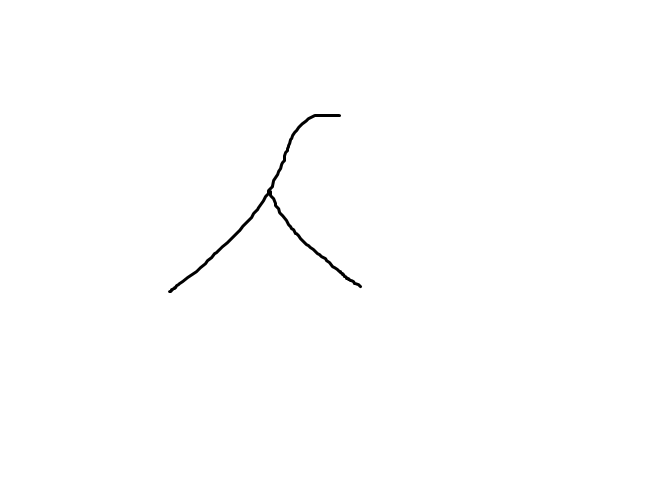
#> input picture Unit Tests/lambda.png, 665 x 484 px
$ python canny_test.py   (older library calls are emulated)
#> lines starting #> are read from the running program, lines starting #| are printed output that depends on the picture; after the words box and inside, x2 and y2 are one past the last pixel; in counts of white or black regions, pixels touching at a corner belong together
#> further down, im1 is the input picture: shape (484, 665, 3); min 0, max 255, mean 254
### utility.py
import cv2
import matplotlib as plt
import numpy as np
import random as rand
from skimage import morphology


def auto_canny(image, sigma=0.33):
    # compute the median of the single channel pixel intensities
#> called with sigma = 1
    v = np.median(image)
#> v = 255

    # apply automatic Canny edge detection using the computed median
    lower = int(max(0, (1.0 - sigma) * v))
#> lower = 0
    upper = int(min(255, (1.0 + sigma) * v))
#> upper = 255
    edged = cv2.Canny(image, lower, upper)
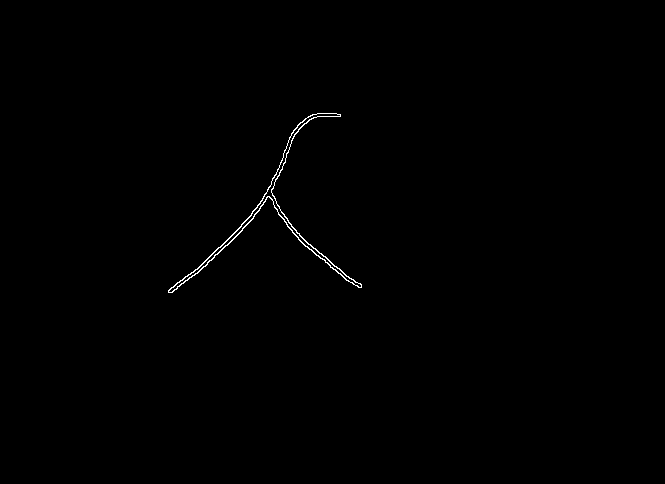
#> edged: shape (484, 665); 0.32% white in thin lines or dots, all inside (x1, y1, x2, y2) = (168, 113, 362, 293)

    # return the edged image
    return edged


def create_img(mat):
    blank_image = np.zeros((mat.shape[0], mat.shape[1], 3), np.uint8)
    # print(blank_image.shape)
    mask = np.array(mat * 255, dtype=np.uint8)
    masked = np.ma.masked_where(mask <= 0, mask)

    # [6 lines of commented-out code are left out]

    return mask


# Contrast Limited Adaptive Histogram Equalization
# Improves the contrast of our image.
# [16 lines left out: functions clahe, normalize_depth, not called in this run]


def morpho(img):
    # kernel for dilation
    kernel = np.ones((7, 7), np.uint8)
    dilation = cv2.dilate(img, kernel, iterations=1)
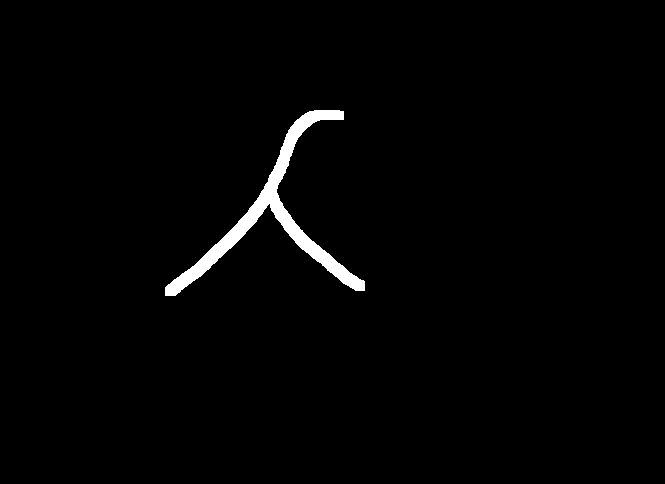
#> dilation: shape (484, 665); 1.6% white; 1 white region, box (x1, y1, x2, y2) and area: (165, 110, 365, 296) 5002
    skel = morphology.skeletonize(dilation > 0)
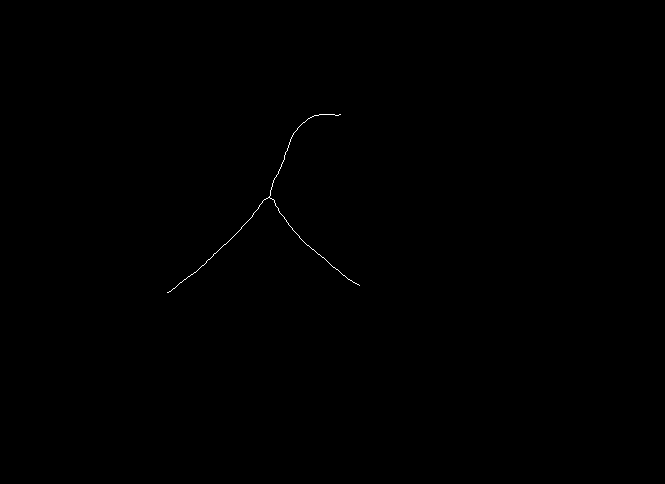
#> skel: shape (484, 665) bool; 0.1% white in thin lines or dots, all inside (x1, y1, x2, y2) = (167, 114, 360, 293)

    return skel


# [135 lines left out: functions curve_discont, depth_discont, edge_detect, mask_contours, find_contours, not called in this run]


def draw_contours(im, contours):
    height = im.shape[0]
    width = im.shape[1]
    overlay = np.zeros((height, width, 3), np.uint8)
    output = np.zeros((height, width, 3), np.uint8)
    alpha = 0.5

    # cv2.putText(overlay, "ROI Poly: alpha={}".format(alpha), (10, 30),
    #             cv2.FONT_HERSHEY_SIMPLEX, 1.0, (0, 0, 255), 3)

    for i in range(len(contours)):
        color = (rand.randint(0, 255), rand.randint(0, 255), rand.randint(0, 255))
        cv2.drawContours(im, contours, i, color, 1, 8)
        # cv2.imshow("contours", im)
        # cv2.waitKey(0)
        # cv2.destroyAllWindows()
    # cv2.addWeighted(overlay, alpha, output, 1 - alpha,
    #                 0, output)
    cv2.imshow("contours", im)
    cv2.waitKey(0)
    # cv2.destroyAllWindows()


# XORs contours so new contours are preserved while maintaining the initial contours.
# def fix_contours(contours):
#
#     for i in range(len(contours)):


# Squeezes the array and swaps the columns to match Numpy's col, row ordering
# [198 lines left out: functions sqz_contours, showimg, roipoly, get_orientation, get_direction_py, get_ordering and 6 more, not called in this run]


def swap_cols(arr, frm, to):
    arr[:,[frm, to]] = arr[:,[to, frm]]


# [5 lines left out: function squeeze_ndarr, not called in this run]

### lineseg.py
# -------------------------------------------------------------------------------
# Name:        lineseg
# Purpose:     Forms straight line segments
#              from an edge list.
# -------------------------------------------------------------------------------
#
# Usage:    seglist = lineseg(edgelist, tol)
#
# Arguments:
#           edgelist - List of arrays of edgelists where each edgelist
#                      is an Nx2 array of (row, col) coordinates.
#           tol      - Maximum deviation from straight line before a
#                      segment is broken in two (measured in pixels).
#
# Returns:
#           seglist  - A list of arrays where each seglist is a subsampling of
#                      its corresponding edgelist such that straight line
#                      segments points do not deviate from the original points by
#                      more than tol.
#
# See also: MAXLINEDEV
#
# Author: Jordan Zhu
#
# May 2016 - Original version.
# July 2016 - Reshapes the input array for better processing.

import numpy as np
from maxlinedev import maxlinedev
import util as util

def lineseg(edgelist, tol):
    num_contours = edgelist.shape[0]

    # reshape array -
    temp = []
    for i in range(num_contours):
        arr = np.squeeze(edgelist[i])
        temp.append(arr)


    seglist = []

    for i in range(num_contours):
        num_edges = edgelist[i].shape[0]

        # Fill in the x and y coordinate matrices.
        x = np.empty(num_edges)
        y = np.empty(num_edges)
        np.copyto(x, temp[i][:, 0])
        np.copyto(y, temp[i][:, 1])

        # Beginning and endpoints in edge segment being considered.
        first = 0
        last = num_edges - 1

        # We can add the first point right away since
        # it's going to be the beginning of any created edge segment.
        list = np.array([[x[first], y[first]]], dtype=np.int32)
        num_pts = 1

        while first < last:
            # Find the size and index of maximum deviation.
            (maxdev, index) = maxlinedev(x[first:last], y[first:last])

            while maxdev > tol:
                # Shorten the line to point of max deviation.
                last = first + index
                # Double check
                (maxdev, index) = maxlinedev(x[first:last], y[first:last])
            # end - while

            num_pts += 1
            list = np.concatenate((list, np.array([[x[last], y[last]]], dtype=np.int32)))

            first = last
            last = num_edges - 1
        # end-while

        # Add the edge segment lists to a seglist container.
        # list = np.asarray(list, dtype=np.int32)
        seglist.append(list)
    # end-for
    seglist = np.array(seglist)

    # ADVANCED SLICING
    for i in range(seglist.shape[0]):
        util.swap_cols(seglist[i], 0, 1)

    return seglist
# end-lineseg


#
# Algorithm:
#   Create line segments, given an list of pixel arrays
#   and a tolerance for how close the line segment should be to the edgels.
#
#   Run it for every set of edges in the list.
#   Create an output array to store the created line segments.
#
#   For every edge, assign x = first index, y = second index
#   First = 0, start of the edge array; last = length
#
#   Count the number of points
#   Add the first point to the seg list, since this is guaranteed
#   to be in the edge segment.
#
#   Loop while there are still segments to check.
#   Check every point in this iterations edge array and find point of max deviation.
#   If this point is higher than the tolerance,
#       break the line at this point.
#       Check the remaining points.
#
#   Increment the points counter.
#   Add the current last point to the seg list.
#
#   Make the current last point the new first point
#   And make the last point the length of the edge array.
#

### maxlinedev.py
# MAXLINEDEV - Finds max deviation from a line in an edge contour.
#
# Function finds the point of maximum deviation from a line joining the
# endpoints of an edge contour.
#
# Usage: maxlinedev(x, y)
#
#
# Arguments:
#          x, y   - lists of x,y  (row, col) indicies of connected pixels
#                   on the contour.
# Returns:
#          maxdev = Maximum deviation of contour point from the line
#                     joining the end points of the contour (pixels).
#
# May 2016 - Original version


import math
import numpy as np


def maxlinedev(x, y):
    # Number of points is the size of the input array.
    num_pts = len(x)

    # Check whether array has enough points to form a contour.
    if num_pts == 1:
        # print "error: contour of length 1."
        maxdev = 0
        index_max = 1
        dist_contour = 1
        return maxdev, index_max
    elif num_pts == 0:
        print("error: contour of length 0.")
        return

    # Bounds of the array.
    num_pts -= 1

    # Find the endpoint distance using the distance formula.
    endpt_dist = math.sqrt(np.power(x[0] - x[num_pts], 2) + np.power(y[0] - y[num_pts], 2))

    # If there's a meaningful distance we can proceed.
    eps = np.finfo(float).eps
    if endpt_dist > eps:
        # Eqn of line joining end pts (x1 y1) and (x2 y2) can be parameterised by
        #
        #    x*(y1-y2) + y*(x2-x1) + y2*x1 - y1*x2 = 0
        #
        # (See Jain, Rangachar and Schunck, "Machine Vision", McGraw-Hill
        # 1996. pp 194-196)

        # Compute the parameters.
        y1my2 = y[0] - y[num_pts]
        x2mx1 = x[num_pts] - x[0]
        contour = y[num_pts] * x[0] - y[0] * x[num_pts]

        dist_contour = abs(x * y1my2 + y * x2mx1 + contour) / endpt_dist
    else:
        # Endpoint distances are coincident (they're the same point),
        # so calculate distances from first point.
        dist_contour = np.sqrt(np.power(x - x[0], 2) + np.power(y - y[0], 2))

    # Set endpoint distance to 1 so that normalized error can be used. ???
    endpt_dist = 1

    # Find which index the maxdev occurs so that the line can be stopped there.
    index_max = np.argmax(dist_contour)
    maxdev = np.amax(dist_contour)

    # Return a tuple/list.
    # Unpack it by doing: maxdev, index = foo()
    return (maxdev, index_max)

### util.py
import cv2 as cv2
import numpy as np
import random as rand
from skimage import morphology
import copy
from mpl_toolkits.mplot3d import Axes3D
import matplotlib.pyplot as plt
import copy


# [59 lines left out: functions auto_canny, normalize_depth, morpho, find_contours, clahe, not called in this run]


def swap_cols(arr, frm, to):
    arr[:,[frm, to]] = arr[:,[to, frm]]


# [155 lines left out: functions squeeze_ndarr, sqz_contours, draw_contours, swap_indices, create_img, depth_to_PC and 4 more, not called in this run]

### Unit Tests/canny_test.py
from utility import *
from lineseg import lineseg
from drawedgelist import drawedgelist


# [13 lines of commented-out code are left out]


if __name__ == '__main__':
    im1 = cv2.imread('lambda.png')
    gray1 = cv2.cvtColor(im1, cv2.COLOR_BGR2GRAY)
    blurred1 = cv2.GaussianBlur(gray1, (3, 3), 0)

    can1 = auto_canny(blurred1, sigma=1)
    can1 = create_img(morpho(can1))

    cv2.imshow("Slide1", im1)
    cv2.imshow("Edges 1", can1)
    cv2.waitKey(0)

    height = im1.shape[0]
    width = im1.shape[1]
    blank_image = np.zeros((height, width, 3), np.uint8)

    # ctr1 = mask_contours(can1)
    im2, ctr1, hierarchy = cv2.findContours(can1, cv2.RETR_EXTERNAL, cv2.CHAIN_APPROX_NONE)
#> ctr1 = 1 contour, all with area under 20
    res = []
    for i in range(len(ctr1)):
        current = np.squeeze(ctr1[i])
        if current.shape[0] > 2:
            res.append(current)
#> this loop made 1 pass
#> after the loop, res = 1 item
    res = np.array(res)
#> res = 647 pairs, first value 167 to 359, second value 114 to 292
    print('before', res)
#> (printed output is left out)
    swap_cols(res[0], 0, 1)
    print('after', res)
#> (printed output is left out)
    print('contour 1: ', res.shape)
#| contour 1:  (1, 647, 2)
    print('hierarchy', hierarchy)
#| hierarchy [[[-1 -1 -1 -1]]]

    res = lineseg(res, tol=2)
#> after the loop in lineseg, `for i in range(num_contours):`: temp = 1 item
    seglist = []
    for i in range(res.shape[0]):
        if res[i].shape[0] > 2:
            seglist.append(np.concatenate((res[i], [res[i][0]])))
        else:
            seglist.append(res[i])
    seglist = np.squeeze(np.array(seglist))
    # swap_cols(seglist, 0, 1)
    seglist = np.array([seglist])
    # print(seglist)
    # print('after', seglist[0])
    # dst = np.logical_or(res, can1)
    draw_contours(can1, res)
#> the loop in draw_contours, `for i in range(len(contours)):` made 1 pass
#> (the run stopped early here; a loop or call above may not have finished)

$ run again, with Unit Tests/Slide1.PNG copied over Unit Tests/lambda.png
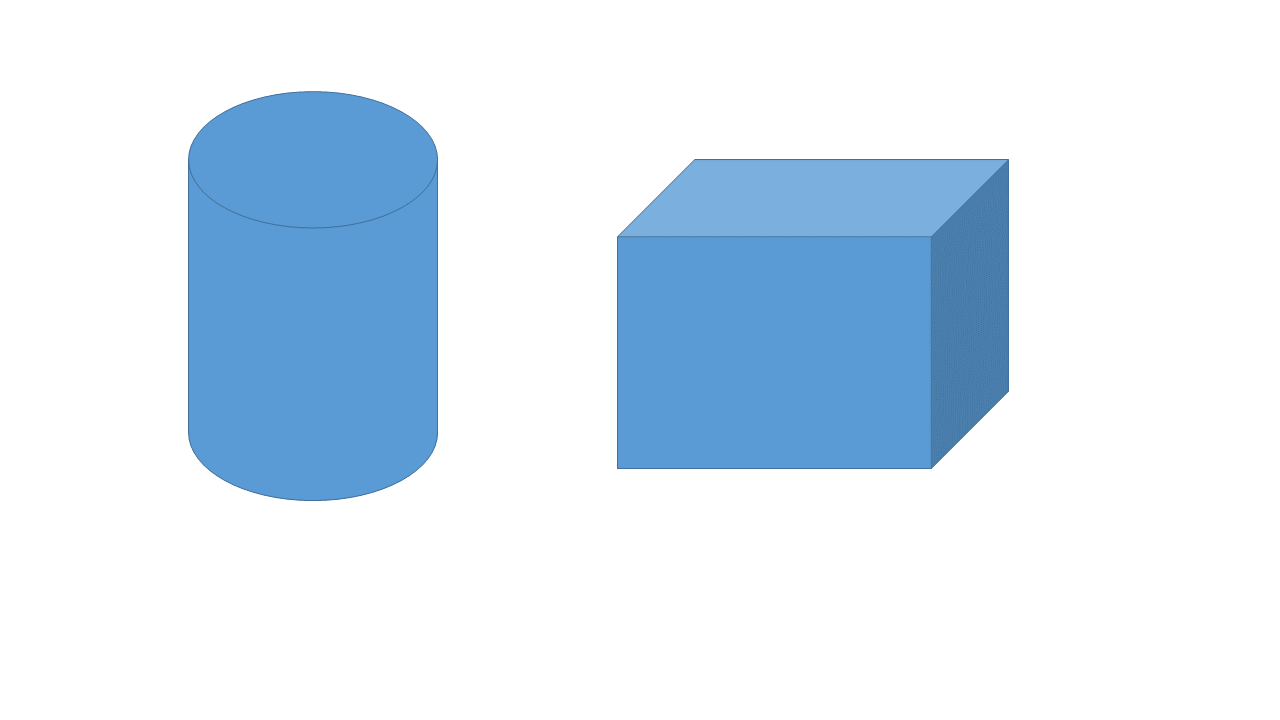
#> input picture Unit Tests/Slide1.PNG, 1280 x 720 px
#> im1 is the input picture: shape (720, 1280, 3); mean B, G, R 244.6, 231.9, 217.9
#> `gray1 = cv2.cvtColor(im1, cv2.COLOR_BGR2GRAY)`:
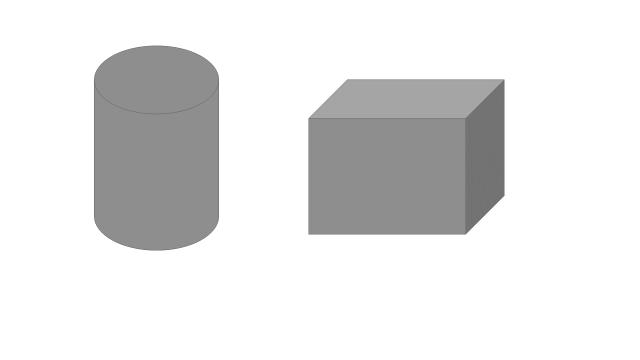
#> gray1: shape (720, 1280) (shown at 1/2 size); min 104, max 255, mean 229.1
#> v = 255
#> lower = 0
#> upper = 255
#> edged: shape (720, 1280); 0.29% white in thin lines or dots, all inside (x1, y1, x2, y2) = (187, 90, 1010, 502)
#> in morpho, `dilation = cv2.dilate(img, kernel, iterations=1)`:
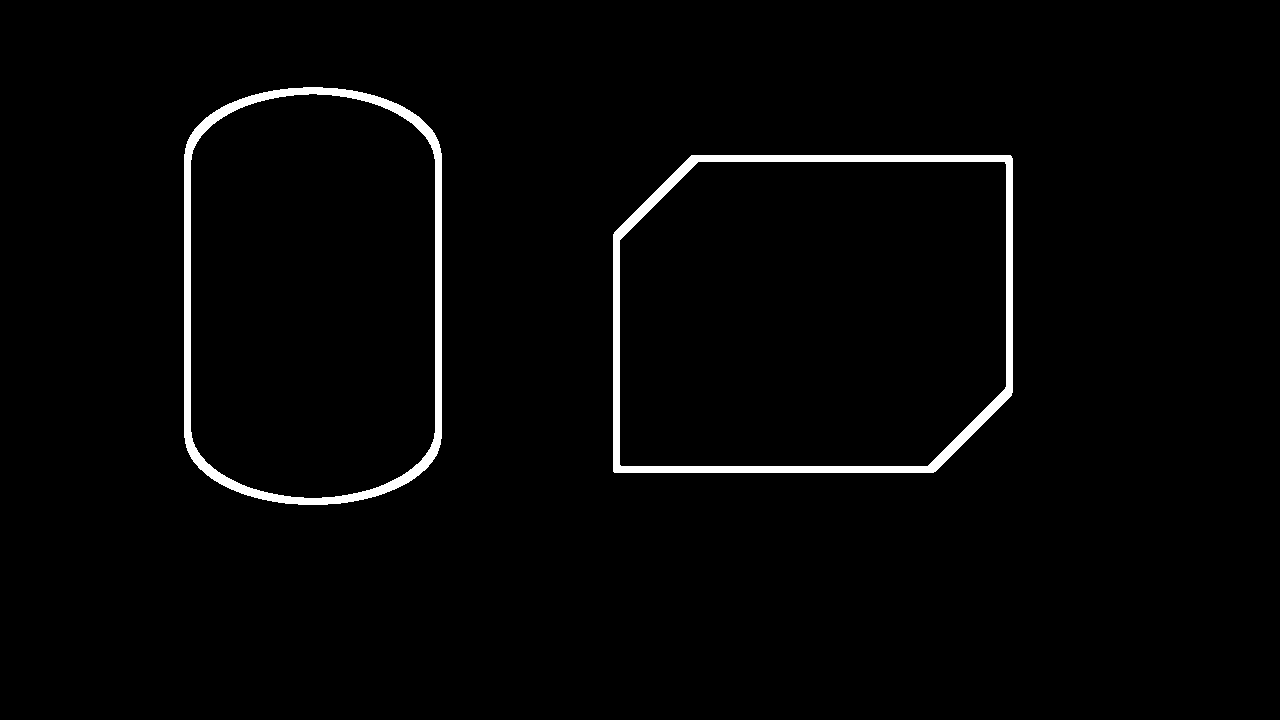
#> dilation: shape (720, 1280); 2.1% white; 2 white regions, box (x1, y1, x2, y2) and area: (613, 155, 1013, 473) 9851, (184, 87, 442, 505) 9192
#> blank_image: shape (720, 1280, 3); every value is 0
#> ctr1 = 2 contours; box (x1, y1, x2, y2) and area: (616, 158, 1010, 470) 116054, (187, 90, 439, 502) 95474
#> the loop `for i in range(len(ctr1)):` made 2 passes
#> after the loop `for i in range(len(ctr1)):`: res = 2 items
